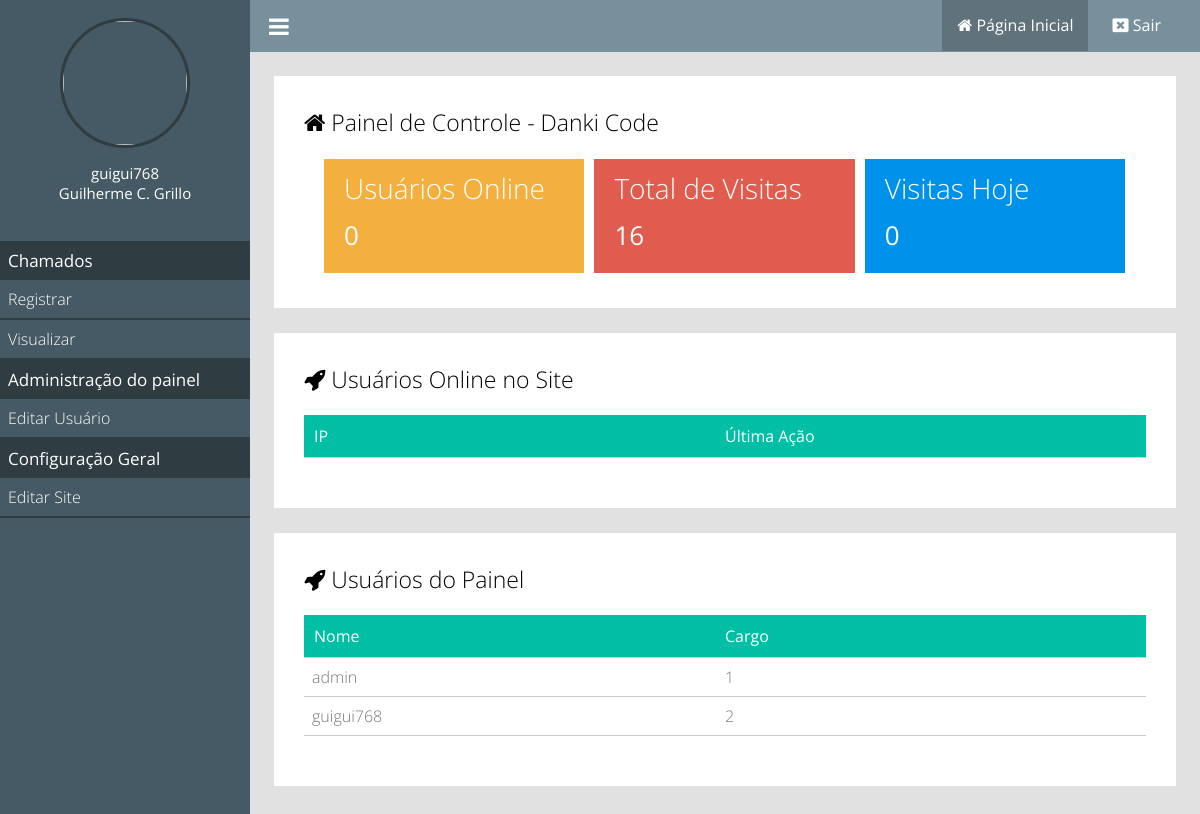
The app's page / (signed in), older data.
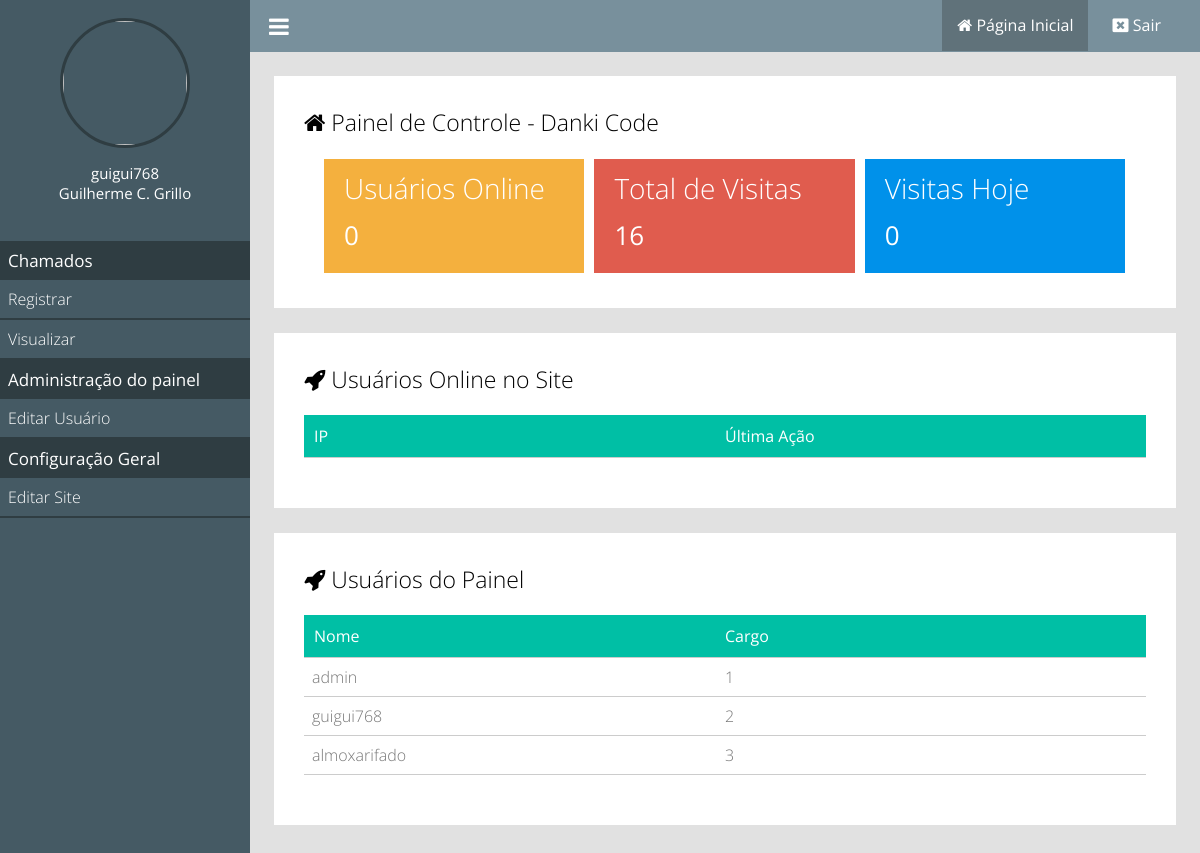
The same page, newer data.
### classes/MySql.php (called while the page is built)
<?php
	class MySql{
		private static $pdo;
		public static function conectar(){
			if(self::$pdo == null){
				try{
				self::$pdo = new PDO('mysql:host='.HOST.';dbname='.DATABASE,USER,PASSWORD,array(PDO::MYSQL_ATTR_INIT_COMMAND => "SET NAMES utf8"));
				self::$pdo->setAttribute(PDO::ATTR_ERRMODE,PDO::ERRMODE_EXCEPTION);
				}catch(Exception $e){
					echo '<h2>Erro ao conectar</h2>';
				}
			}
			return self::$pdo;
		}
	}
?>

### pages/home.php (the view, shortened to what this page needs)
<?php
	$usuariosOnline = Painel::listarUsuariosOnline();
	$pegarVisitasTotais = MySql::conectar()->prepare("SELECT * FROM `tb_admin.visitas`");
	$pegarVisitasTotais->execute();
	$pegarVisitasTotais = $pegarVisitasTotais->rowCount();
	$pegarVisitasHoje = MySql::conectar()->prepare("SELECT * FROM `tb_admin.visitas` WHERE dia = ?");
	$pegarVisitasHoje->execute(array(date('Y-m-d')));
	$pegarVisitasHoje = $pegarVisitasHoje->rowCount();
?>
<div class="box-content w100">
		<h2><i class="fa fa-home"></i> Painel de Controle - <?php echo NOME_EMPRESA ?></h2>
		<div class="box-metricas">
			<div class="box-metrica-single">
				<div class="box-metrica-wraper">
					<h2>Usuários Online</h2>
					<p><?php echo count($usuariosOnline); ?></p>
				</div>
			</div>
			<div class="box-metrica-single">
				<div class="box-metrica-wraper">
					<h2>Total de Visitas</h2>
					<p><?php echo $pegarVisitasTotais; ?></p>
				</div>
			</div>
			<div class="box-metrica-single">
				<div class="box-metrica-wraper">
					<h2>Visitas Hoje</h2>
					<p><?php echo $pegarVisitasHoje; ?></p>
				</div>
			</div>
		</div>
</div>
<div class="box-content w100 left">
<h2><i class="fa fa-rocket" aria-hidden="true"></i> Usuários Online no Site</h2>
	<div class="table-responsive">
		<div class="row">
			<div class="col">
				<span>IP</span>
			</div>
			<div class="col">
				<span>Última Ação</span>
			</div>
		</div>
	</div>
</div>
<div class="box-content w100 right">
<h2><i class="fa fa-rocket" aria-hidden="true"></i> Usuários do Painel</h2>
	<div class="table-responsive">
		<div class="row">
			<div class="col">
				<span>Nome</span>
			</div>
			<div class="col">
				<span>Cargo</span>
			</div>
		</div>
		<?php
			$usuariosPainel = MySql::conectar()->prepare("SELECT * FROM `tb_admin.usuarios`");
			$usuariosPainel->execute();
			$usuariosPainel = $usuariosPainel->fetchAll();
			foreach ($usuariosPainel as $key => $value) {
		?>
		<div class="row">
			<div class="col">
				<span><?php echo $value['user'] ?></span>
			</div>
			<div class="col">
				<span><?php echo $value['id']; ?></span>
			</div>
		</div>
		<?php } ?>
	</div>
</div>

Row changes from the older to the newer data that the page shows:
added tb_admin.usuarios: user "almoxarifado", id "3"
